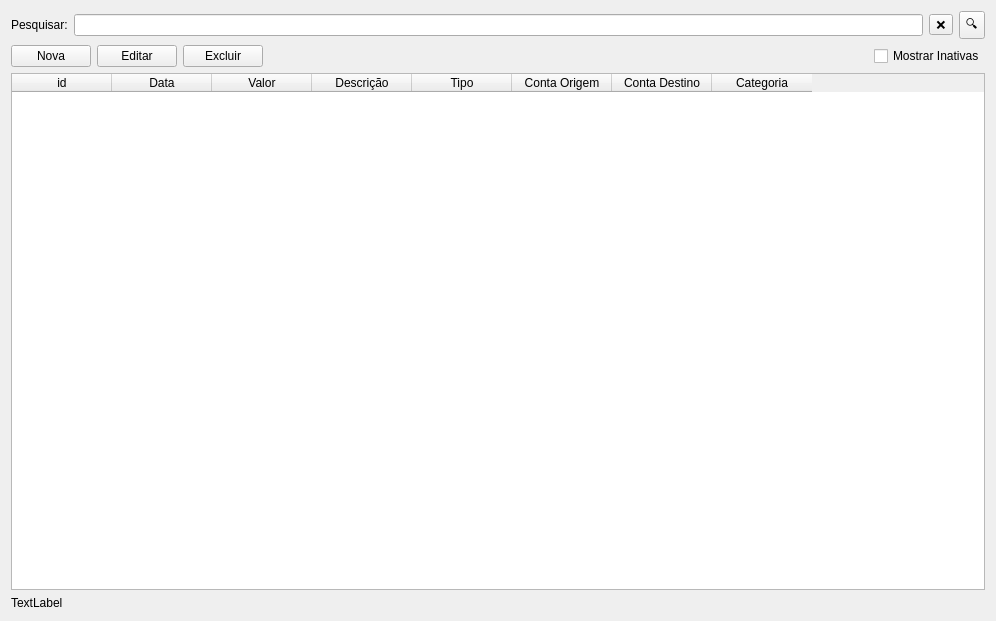
<?xml version="1.0" encoding="UTF-8"?>
<ui version="4.0">
 <class>MovimentacoesWidget</class>
 <widget class="QWidget" name="MovimentacoesWidget">
  <property name="geometry">
   <rect>
    <x>0</x>
    <y>0</y>
    <width>996</width>
    <height>621</height>
   </rect>
  </property>
  <property name="minimumSize">
   <size>
    <width>996</width>
    <height>621</height>
   </size>
  </property>
  <property name="windowTitle">
   <string>Form</string>
  </property>
  <layout class="QVBoxLayout" name="verticalLayout" stretch="0">
   <item>
    <layout class="QVBoxLayout" name="layPrincipal" stretch="0,0,1,0">
     <property name="sizeConstraint">
      <enum>QLayout::SizeConstraint::SetNoConstraint</enum>
     </property>
     <item>
      <layout class="QHBoxLayout" name="layPesquisa">
       <item>
        <widget class="QLabel" name="lblPesquisar">
         <property name="text">
          <string>Pesquisar:</string>
         </property>
        </widget>
       </item>
       <item>
        <widget class="QLineEdit" name="edtPesquisar"/>
       </item>
       <item>
        <widget class="QToolButton" name="btnLimpar">
         <property name="text">
          <string>❌</string>
         </property>
        </widget>
       </item>
       <item>
        <widget class="QToolButton" name="btnPesquisar">
         <property name="text">
          <string>🔍</string>
         </property>
         <property name="checkable">
          <bool>false</bool>
         </property>
        </widget>
       </item>
      </layout>
     </item>
     <item>
      <layout class="QHBoxLayout" name="layFerramentas">
       <item>
        <widget class="QPushButton" name="btnNova">
         <property name="text">
          <string>Nova</string>
         </property>
        </widget>
       </item>
       <item>
        <widget class="QPushButton" name="btnEditar">
         <property name="text">
          <string>Editar</string>
         </property>
        </widget>
       </item>
       <item>
        <widget class="QPushButton" name="btnExcluir">
         <property name="text">
          <string>Excluir</string>
         </property>
        </widget>
       </item>
       <item>
        <spacer name="spacer">
         <property name="orientation">
          <enum>Qt::Orientation::Horizontal</enum>
         </property>
         <property name="sizeHint" stdset="0">
          <size>
           <width>40</width>
           <height>20</height>
          </size>
         </property>
        </spacer>
       </item>
       <item>
        <widget class="QCheckBox" name="chkMostrarInativas">
         <property name="text">
          <string>Mostrar Inativas</string>
         </property>
        </widget>
       </item>
      </layout>
     </item>
     <item>
      <widget class="QTableWidget" name="tblMovimentacoes">
       <property name="showGrid">
        <bool>false</bool>
       </property>
       <property name="sortingEnabled">
        <bool>true</bool>
       </property>
       <property name="columnCount">
        <number>8</number>
       </property>
       <column>
        <property name="text">
         <string>id</string>
        </property>
       </column>
       <column>
        <property name="text">
         <string>Data</string>
        </property>
       </column>
       <column>
        <property name="text">
         <string>Valor</string>
        </property>
       </column>
       <column>
        <property name="text">
         <string>Descrição</string>
        </property>
       </column>
       <column>
        <property name="text">
         <string>Tipo</string>
        </property>
       </column>
       <column>
        <property name="text">
         <string>Conta Origem</string>
        </property>
       </column>
       <column>
        <property name="text">
         <string>Conta Destino</string>
        </property>
       </column>
       <column>
        <property name="text">
         <string>Categoria</string>
        </property>
       </column>
      </widget>
     </item>
     <item>
      <layout class="QHBoxLayout" name="laybottom" stretch="1">
       <item>
        <widget class="QLabel" name="lblQuantidade">
         <property name="text">
          <string>TextLabel</string>
         </property>
        </widget>
       </item>
      </layout>
     </item>
    </layout>
   </item>
  </layout>
 </widget>
 <resources/>
 <connections/>
</ui>
